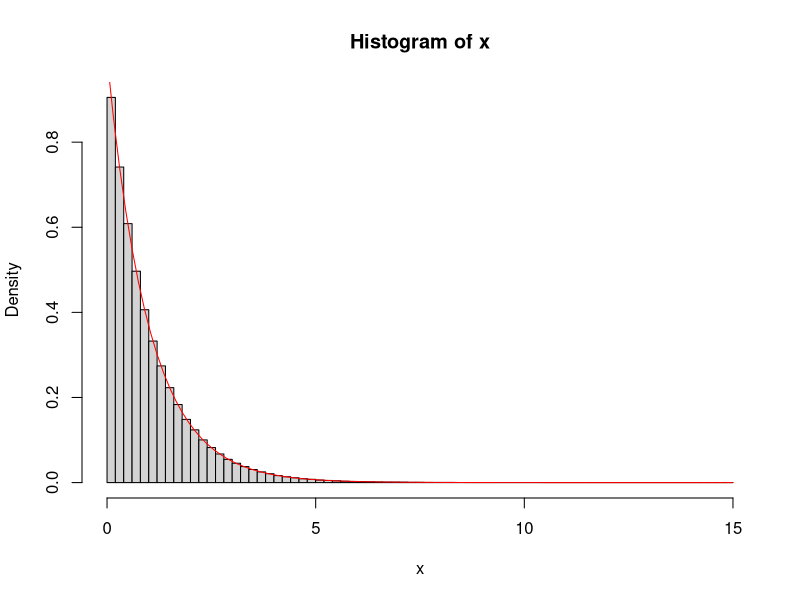
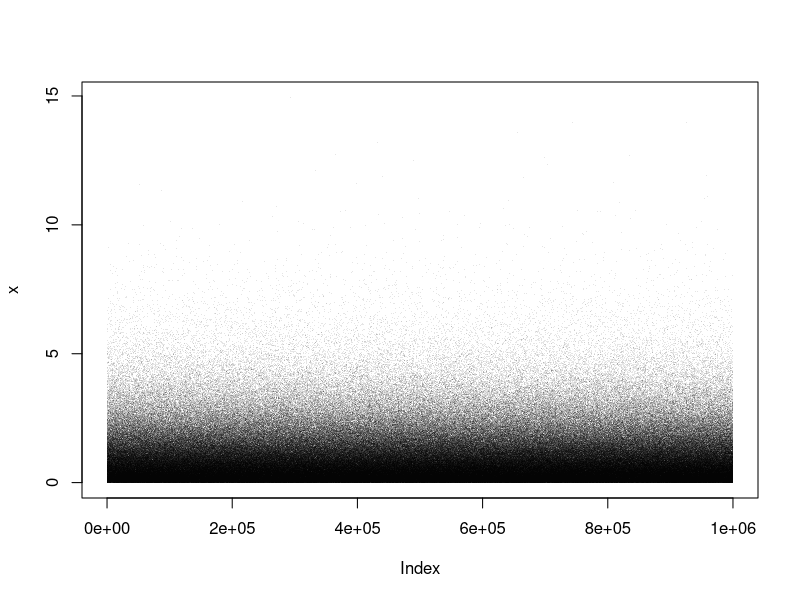

R code for these plots, in order:
###逆関数法
###指数分布
set.seed(11) #生成する乱数を固定
N = 1000000 #生成する乱数の数
u = runif(N) #一様分布から乱数を生成
mu = 1.0 #平均を1とした
x = -mu * log(1 - u) #逆関数
rbind(u, x)[, 1:5] #最初の5個
#hist(x)
hist(x, breaks = 100, freq = FALSE) #縦軸を確率に
curve(dexp(x, 1 / mu), add = TRUE, col = "red") #確率密度関数の理論曲線
plot(x, pch = ".", col = rgb(0, 0, 0, alpha = 0.1))